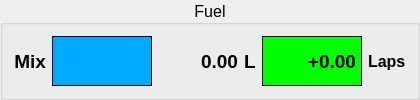
     <widget class="QGroupBox" name="group_fuel">
      <property name="sizePolicy">
       <sizepolicy hsizetype="Preferred" vsizetype="Fixed">
        <horstretch>0</horstretch>
        <verstretch>0</verstretch>
       </sizepolicy>
      </property>
      <property name="font">
       <font>
        <pointsize>12</pointsize>
       </font>
      </property>
      <property name="title">
       <string>Fuel</string>
      </property>
      <property name="alignment">
       <set>Qt::AlignCenter</set>
      </property>
      <layout class="QHBoxLayout" name="horizontalLayout_3" stretch="0,0,0,0,1,0">
       <item>
        <widget class="QLabel" name="label_15">
         <property name="font">
          <font>
           <pointsize>14</pointsize>
           <weight>75</weight>
           <bold>true</bold>
          </font>
         </property>
         <property name="text">
          <string>Mix</string>
         </property>
         <property name="alignment">
          <set>Qt::AlignRight|Qt::AlignTrailing|Qt::AlignVCenter</set>
         </property>
        </widget>
       </item>
       <item>
        <widget class="QLabel" name="fuel_mix">
         <property name="sizePolicy">
          <sizepolicy hsizetype="Fixed" vsizetype="Preferred">
           <horstretch>1</horstretch>
           <verstretch>0</verstretch>
          </sizepolicy>
         </property>
         <property name="minimumSize">
          <size>
           <width>100</width>
           <height>0</height>
          </size>
         </property>
         <property name="font">
          <font>
           <pointsize>14</pointsize>
           <weight>75</weight>
           <bold>true</bold>
          </font>
         </property>
         <property name="styleSheet">
          <string notr="true">background-color: rgb(0, 170, 255);</string>
         </property>
         <property name="frameShape">
          <enum>QFrame::Box</enum>
         </property>
         <property name="text">
          <string notr="true"/>
         </property>
         <property name="alignment">
          <set>Qt::AlignLeading|Qt::AlignLeft|Qt::AlignVCenter</set>
         </property>
        </widget>
       </item>
       <item>
        <widget class="QLabel" name="fuel_in_tank">
         <property name="sizePolicy">
          <sizepolicy hsizetype="Fixed" vsizetype="Preferred">
           <horstretch>0</horstretch>
           <verstretch>0</verstretch>
          </sizepolicy>
         </property>
         <property name="minimumSize">
          <size>
           <width>80</width>
           <height>0</height>
          </size>
         </property>
         <property name="font">
          <font>
           <pointsize>14</pointsize>
           <weight>75</weight>
           <bold>true</bold>
          </font>
         </property>
         <property name="frameShape">
          <enum>QFrame::NoFrame</enum>
         </property>
         <property name="text">
          <string>0.00</string>
         </property>
         <property name="alignment">
          <set>Qt::AlignRight|Qt::AlignTrailing|Qt::AlignVCenter</set>
         </property>
        </widget>
       </item>
       <item>
        <widget class="QLabel" name="label_5">
         <property name="sizePolicy">
          <sizepolicy hsizetype="Fixed" vsizetype="Preferred">
           <horstretch>0</horstretch>
           <verstretch>0</verstretch>
          </sizepolicy>
         </property>
         <property name="font">
          <font>
           <pointsize>14</pointsize>
           <weight>75</weight>
           <bold>true</bold>
          </font>
         </property>
         <property name="text">
          <string>L</string>
         </property>
        </widget>
       </item>
       <item>
        <widget class="QLabel" name="car_fuel_laps">
         <property name="sizePolicy">
          <sizepolicy hsizetype="Fixed" vsizetype="Preferred">
           <horstretch>0</horstretch>
           <verstretch>0</verstretch>
          </sizepolicy>
         </property>
         <property name="minimumSize">
          <size>
           <width>100</width>
           <height>0</height>
          </size>
         </property>
         <property name="font">
          <font>
           <pointsize>14</pointsize>
           <weight>75</weight>
           <bold>true</bold>
          </font>
         </property>
         <property name="styleSheet">
          <string notr="true">background-color: hsv(120, 255, 255)</string>
         </property>
         <property name="frameShape">
          <enum>QFrame::Box</enum>
         </property>
         <property name="text">
          <string notr="true">+0.00</string>
         </property>
         <property name="alignment">
          <set>Qt::AlignRight|Qt::AlignTrailing|Qt::AlignVCenter</set>
         </property>
        </widget>
       </item>
       <item>
        <widget class="QLabel" name="label_6">
         <property name="sizePolicy">
          <sizepolicy hsizetype="Preferred" vsizetype="Preferred">
           <horstretch>1</horstretch>
           <verstretch>0</verstretch>
          </sizepolicy>
         </property>
         <property name="font">
          <font>
           <pointsize>12</pointsize>
           <weight>75</weight>
           <bold>true</bold>
          </font>
         </property>
         <property name="text">
          <string>Laps</string>
         </property>
         <property name="alignment">
          <set>Qt::AlignLeading|Qt::AlignLeft|Qt::AlignVCenter</set>
         </property>
        </widget>
       </item>
      </layout>
     </widget>
